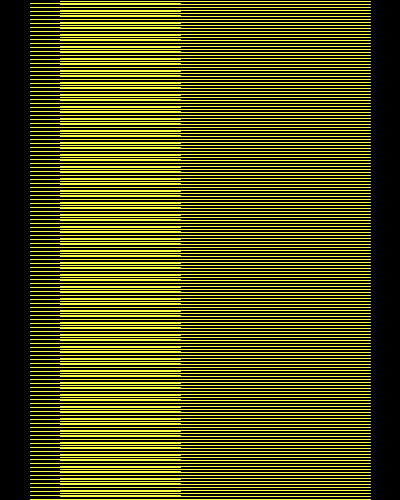
Frame 1 (no input)
Frame 60 (the mouse pressed at the canvas centre just before this capture): identical to frame 1, image omitted
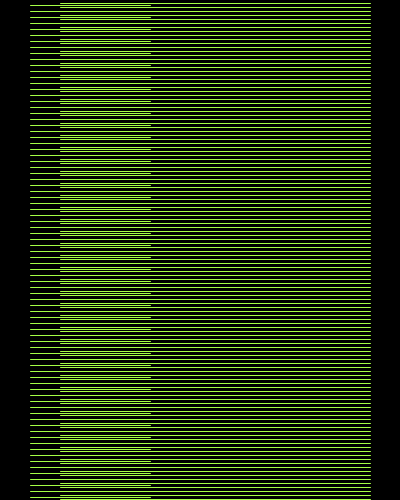
Frame 120 (the mouse held since frame 60 and released just before this capture)

The Processing sketch that drew these frames (run headless with seeded random() and noise(); from frame 60 on, the mouse is pressed at the canvas centre):

// Processing sketch: processing_57118
// ── processing_57118.pde

int option = 1;
void setup() {
size(400, 500);
smooth();
noFill();

}


void draw() {
background(0);
if (option == 1) {

// Option 1: Stitches
size(400,500);
for (int i=1; i < height; i+=3) { //for es para y se utiliza para un siclo
//es donde se define la instrucción 
//en este caso para la variable 

 stroke(248,255,70);
  line(60, i, 370, i);
  
}
for (int i=3; i < height; i+=4) { //for es para y se utiliza para un siclo
//es donde se define la instrucción 
//en este caso para la variable 

stroke(248,255,70);
 line(30, i, 180, i);
  
}

}

else if (option == 2) {

// Option 2: Perspective

size(400,500);
for (int i=3; i < height; i+=4) { //for es para y se utiliza para un siclo
//es donde se define la instrucción 
//en este caso para la variable 

 stroke(165,255,70);
  line(60, i, 370, i);
  
}
for (int i=5; i < height; i+=6) { //for es para y se utiliza para un siclo
//es donde se define la instrucción 
//en este caso para la variable 

stroke(165,255,70);
 line(30, i, 150, i);
  
}

}

else if (option == 3) {

// Option 3: Overlapping circles

size(400,500);
for (int i=5; i < height; i+=6) { //for es para y se utiliza para un siclo
//es donde se define la instrucción 
//en este caso para la variable 

 stroke(70,255,133);
  line(60, i, 370, i);
  
}
for (int i=7; i < height; i+=8) { //for es para y se utiliza para un siclo
//es donde se define la instrucción 
//en este caso para la variable 

stroke(70,255,133);
 line(30, i, 140, i);
  
}

}

else if (option == 4) {

// Option 4: Rotating arcs

size(400,500);
for (int i=7; i < height; i+=8) { //for es para y se utiliza para un siclo
//es donde se define la instrucción 
//en este caso para la variable 

 stroke(70,255,210);
  line(60, i, 370, i);
  
}
for (int i=9; i < height; i+=10) { //for es para y se utiliza para un siclo
//es donde se define la instrucción 
//en este caso para la variable 

stroke(70,255,210);
 line(30, i, 130, i);
  
}

}

else if (option == 5) {

size(400,500);
for (int i=9; i < height; i+=10) { //for es para y se utiliza para un siclo
//es donde se define la instrucción 
//en este caso para la variable 

 stroke(67,150,170);
  line(60, i, 370, i);
  
}
for (int i=11; i < height; i+=12) { //for es para y se utiliza para un siclo
//es donde se define la instrucción 
//en este caso para la variable 

stroke(67,150,170);
 line(30, i, 120, i);
  
}
}

else if (option == 6) {

size(400,500);
for (int i=11; i < height; i+=12) { //for es para y se utiliza para un siclo
//es donde se define la instrucción 
//en este caso para la variable 

 stroke(54,121,137);
  line(60, i, 370, i);
  
}
for (int i=13; i < height; i+=14) { //for es para y se utiliza para un siclo
//es donde se define la instrucción 
//en este caso para la variable 

stroke(54,121,137);
 line(30, i, 120, i);
  
}
}

else if (option == 7) {

size(400,500);
for (int i=13; i < height; i+=14) { //for es para y se utiliza para un siclo
//es donde se define la instrucción 
//en este caso para la variable 

 stroke(38,86,98);
  line(60, i, 370, i);
  
}
for (int i=15; i < height; i+=16) { //for es para y se utiliza para un siclo
//es donde se define la instrucción 
//en este caso para la variable 

stroke(38,86,98);
 line(30, i, 120, i);
  
}
}



else if (option == 8) {

size(400,500);
for (int i=15; i < height; i+=16) { //for es para y se utiliza para un siclo
//es donde se define la instrucción 
//en este caso para la variable 

 stroke(27,63,72);
  line(60, i, 370, i);
  
}
for (int i=17; i < height; i+=18) { //for es para y se utiliza para un siclo
//es donde se define la instrucción 
//en este caso para la variable 

stroke(27,63,72);
 line(30, i, 120, i);
  
}
}


else if (option == 9) {

size(400,500);
for (int i=17; i < height; i+=18) { //for es para y se utiliza para un siclo
//es donde se define la instrucción 
//en este caso para la variable 

 stroke(19,43,49);
  line(60, i, 370, i);
  
}
for (int i=19; i < height; i+=20) { //for es para y se utiliza para un siclo
//es donde se define la instrucción 
//en este caso para la variable 

stroke(19,43,49);
 line(30, i, 120, i);
  
}
}

else if (option == 9) {

size(400,500);
for (int i=17; i < height; i+=18) { //for es para y se utiliza para un siclo
//es donde se define la instrucción 
//en este caso para la variable 

 stroke(13,32,36);
  line(60, i, 370, i);
  
}
for (int i=19; i < height; i+=20) { //for es para y se utiliza para un siclo
//es donde se define la instrucción 
//en este caso para la variable 

stroke(13,32,36);
 line(30, i, 120, i);
  
}
}


}




void mousePressed() {

option++;

if (option > 10) option = 1;

}
